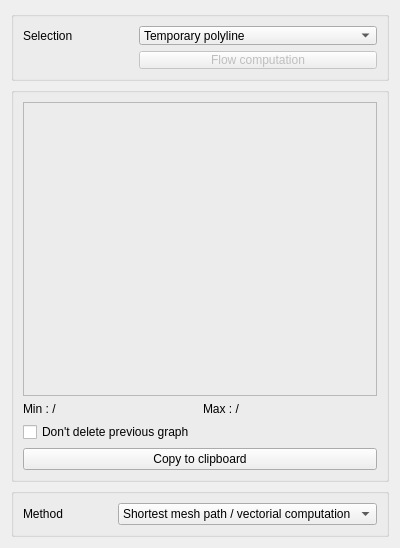
<?xml version="1.0" encoding="UTF-8"?>
<ui version="4.0">
 <class>Main_Flow</class>
 <widget class="QWidget" name="Main_Flow">
  <property name="geometry">
   <rect>
    <x>0</x>
    <y>0</y>
    <width>400</width>
    <height>548</height>
   </rect>
  </property>
  <property name="windowTitle">
   <string>Form</string>
  </property>
  <layout class="QVBoxLayout" name="verticalLayout">
   <item>
    <widget class="QGroupBox" name="groupBox_17">
     <property name="sizePolicy">
      <sizepolicy hsizetype="Preferred" vsizetype="Fixed">
       <horstretch>0</horstretch>
       <verstretch>0</verstretch>
      </sizepolicy>
     </property>
     <property name="minimumSize">
      <size>
       <width>0</width>
       <height>70</height>
      </size>
     </property>
     <property name="maximumSize">
      <size>
       <width>16777215</width>
       <height>70</height>
      </size>
     </property>
     <property name="title">
      <string/>
     </property>
     <layout class="QGridLayout" name="gridLayout_16">
      <item row="0" column="0">
       <widget class="QLabel" name="label_2">
        <property name="text">
         <string>Selection</string>
        </property>
       </widget>
      </item>
      <item row="0" column="1">
       <widget class="QComboBox" name="comboBox_3">
        <item>
         <property name="text">
          <string>Temporary polyline</string>
         </property>
        </item>
        <item>
         <property name="text">
          <string>Selected polyline of active vector layer</string>
         </property>
        </item>
        <item>
         <property name="text">
          <string>Active vector layer polylines</string>
         </property>
        </item>
       </widget>
      </item>
      <item row="1" column="1">
       <widget class="QPushButton" name="pushButton_flow">
        <property name="enabled">
         <bool>false</bool>
        </property>
        <property name="toolTip">
         <string>Positif flow : left bank to right bank</string>
        </property>
        <property name="text">
         <string>Flow computation</string>
        </property>
        <property name="icon">
         <iconset>
          <normaloff>:/plugins/PostTelemac/icons/Play_48x48.png</normaloff>:/plugins/PostTelemac/icons/Play_48x48.png</iconset>
        </property>
       </widget>
      </item>
     </layout>
    </widget>
   </item>
   <item>
    <widget class="QGroupBox" name="groupBox_18">
     <property name="sizePolicy">
      <sizepolicy hsizetype="Preferred" vsizetype="Preferred">
       <horstretch>0</horstretch>
       <verstretch>0</verstretch>
      </sizepolicy>
     </property>
     <property name="title">
      <string/>
     </property>
     <layout class="QGridLayout" name="gridLayout_17">
      <item row="1" column="1">
       <widget class="QLabel" name="label_flow_resultmax">
        <property name="sizePolicy">
         <sizepolicy hsizetype="Preferred" vsizetype="Fixed">
          <horstretch>0</horstretch>
          <verstretch>0</verstretch>
         </sizepolicy>
        </property>
        <property name="maximumSize">
         <size>
          <width>16777215</width>
          <height>20</height>
         </size>
        </property>
        <property name="text">
         <string>Max : /</string>
        </property>
       </widget>
      </item>
      <item row="1" column="0">
       <widget class="QLabel" name="label__flow_resultmin">
        <property name="sizePolicy">
         <sizepolicy hsizetype="Preferred" vsizetype="Fixed">
          <horstretch>0</horstretch>
          <verstretch>0</verstretch>
         </sizepolicy>
        </property>
        <property name="text">
         <string>Min : /</string>
        </property>
       </widget>
      </item>
      <item row="0" column="0" colspan="2">
       <widget class="QFrame" name="frame">
        <property name="frameShape">
         <enum>QFrame::StyledPanel</enum>
        </property>
        <property name="frameShadow">
         <enum>QFrame::Plain</enum>
        </property>
       </widget>
      </item>
      <item row="3" column="0" colspan="2">
       <widget class="QPushButton" name="pushButton_4">
        <property name="text">
         <string>Copy to clipboard</string>
        </property>
       </widget>
      </item>
      <item row="2" column="0" colspan="2">
       <widget class="QCheckBox" name="checkBox">
        <property name="text">
         <string>Don't delete previous graph</string>
        </property>
       </widget>
      </item>
     </layout>
    </widget>
   </item>
   <item>
    <widget class="QGroupBox" name="groupBox_19">
     <property name="sizePolicy">
      <sizepolicy hsizetype="Preferred" vsizetype="Fixed">
       <horstretch>0</horstretch>
       <verstretch>0</verstretch>
      </sizepolicy>
     </property>
     <property name="maximumSize">
      <size>
       <width>16777215</width>
       <height>16777215</height>
      </size>
     </property>
     <property name="title">
      <string/>
     </property>
     <layout class="QGridLayout" name="gridLayout_18">
      <item row="0" column="0">
       <widget class="QLabel" name="label_18">
        <property name="sizePolicy">
         <sizepolicy hsizetype="Preferred" vsizetype="Fixed">
          <horstretch>0</horstretch>
          <verstretch>0</verstretch>
         </sizepolicy>
        </property>
        <property name="text">
         <string>Method</string>
        </property>
       </widget>
      </item>
      <item row="0" column="1">
       <widget class="QComboBox" name="comboBox_flowmethod">
        <item>
         <property name="text">
          <string>Shortest mesh path / vectorial computation</string>
         </property>
        </item>
        <item>
         <property name="text">
          <string>Exact path / vectorial computation</string>
         </property>
        </item>
       </widget>
      </item>
     </layout>
    </widget>
   </item>
  </layout>
 </widget>
 <resources/>
 <connections/>
</ui>
